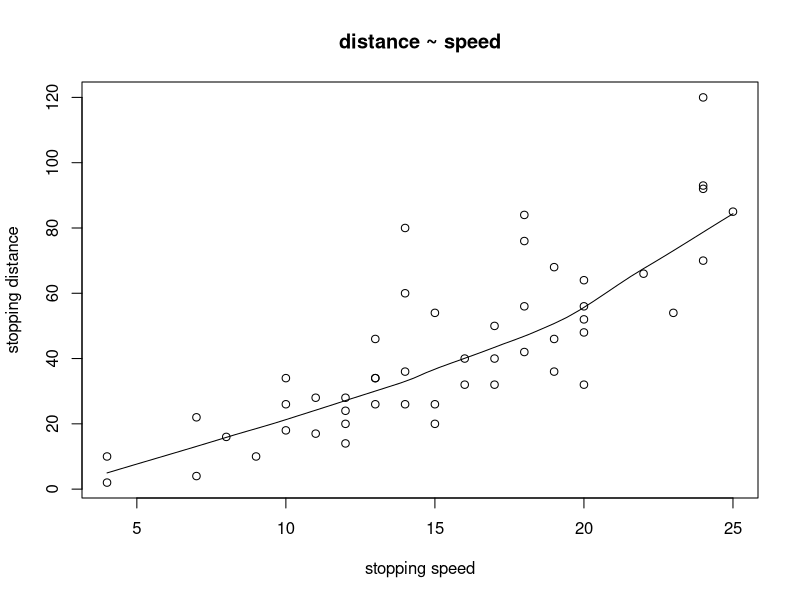
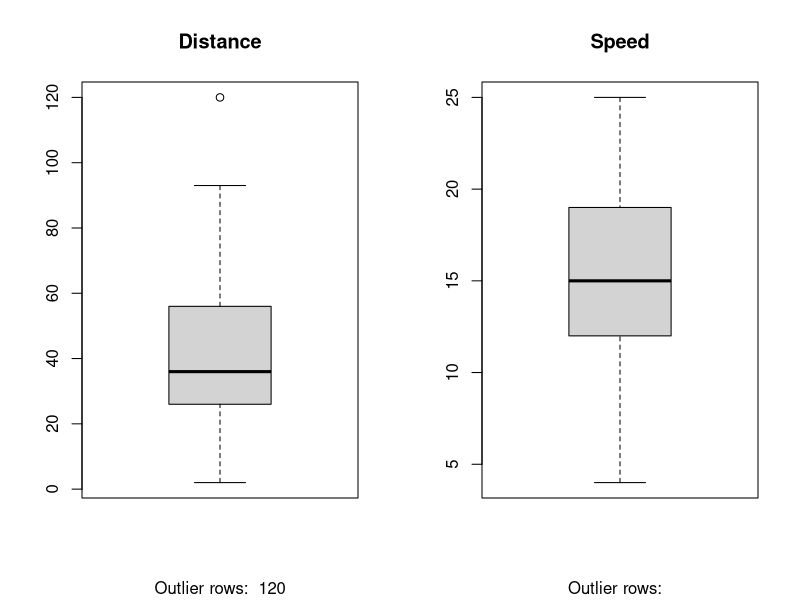
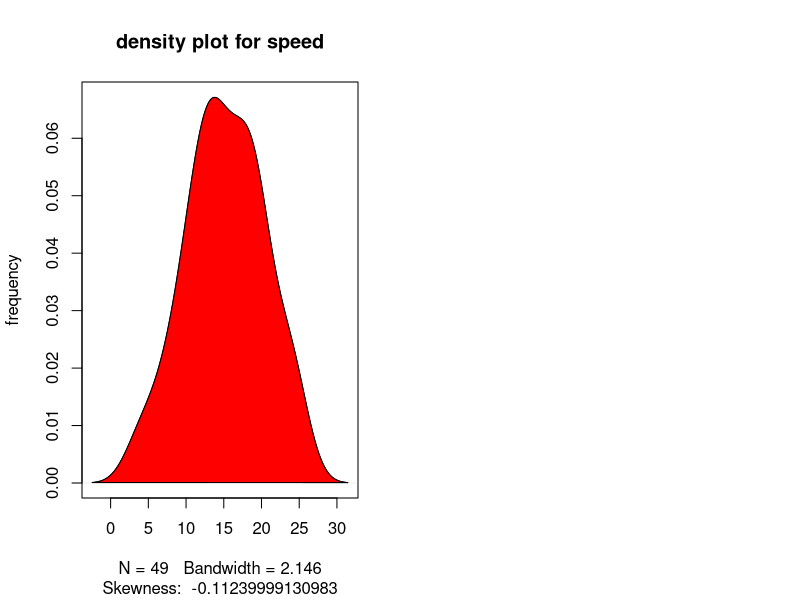
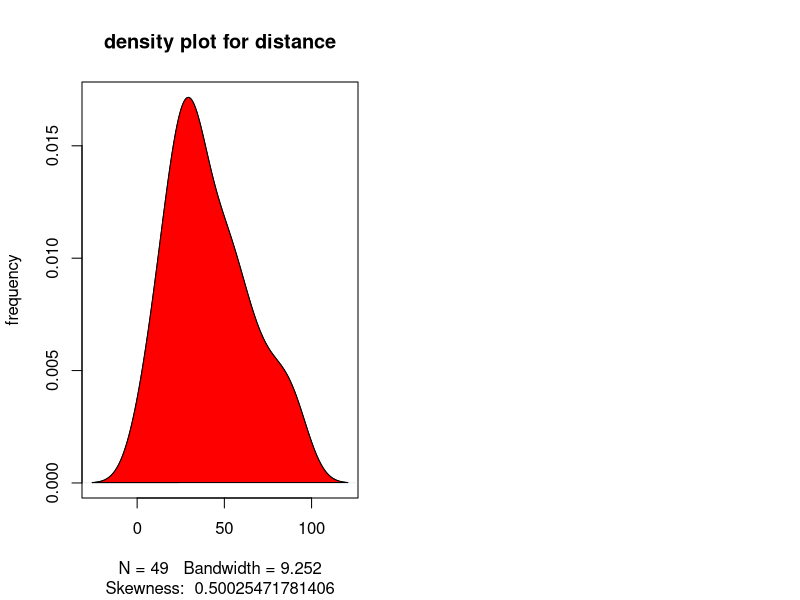

These figures' R source, in order:
str(mtcars)
str(cars)

#distance = dependent
#speed = independent

scatter.smooth(x = cars$speed, y = cars$dist 
               , main = "distance ~ speed"
               ,xlab = "stopping speed"
               ,ylab = "stopping distance")


# seems to be a positive correlation between speed and stopping distance

cor(cars$dist , cars$speed)


#check for outliers
#genarally  any data that is outside the 1.5x interquartile range then it is outlier

opar <- par(no.readonly = TRUE)
par(mfrow = c(1,2))

attach(cars)
boxplot(dist
        , main = "Distance"
        , sub = paste("Outlier rows: "
                      , boxplot.stats(dist)$out))

boxplot(speed, main = "Speed", sub = paste("Outlier rows: ", boxplot.stats(speed)$out))

par(opar)


# seems there is an outlier where distance is 120
nrow(cars)


# remove the outlier row

cars <- subset(cars,cars$dist != 120)


# check for normality and skewness
install.packages("e1071")
library(e1071)
par(mfrow = c(1,2))

#density plot for speed
attach(cars)
plot(density(speed),main = "density plot for speed"
     ,ylab = "frequency"
     ,sub = paste("Skewness: ",(e1071::skewness(speed))))


# skewness <-1 or >1 then highly skewed
#-1 to -0.5 and 0.5 to 1 = moderately skewed
# -0.5 to 0.5 the approx symmetric


polygon(density(speed),col = "red")




library(e1071)
par(mfrow = c(1,2))

#density plot for speed
attach(cars)
plot(density(dist),main = "density plot for distance"
     ,ylab = "frequency"
     ,sub = paste("Skewness: ",(e1071::skewness(dist))))


# skewness <-1 or >1 then highly skewed
#-1 to -0.5 and 0.5 to 1 = moderately skewed
# -0.5 to 0.5 the approx symmetric


polygon(density(dist),col = "red")

